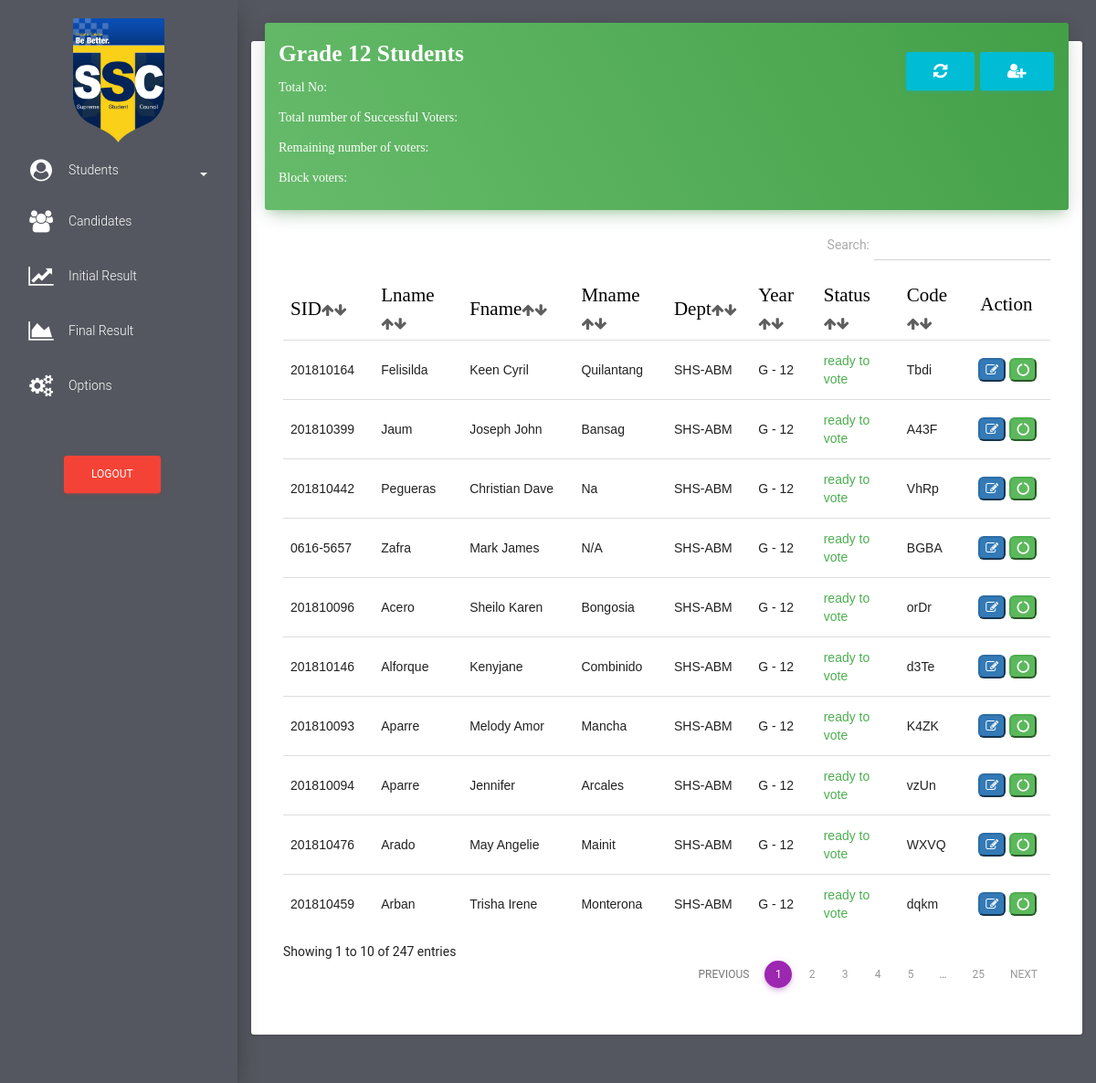
The app's page /grade12/students_grade12.php (signed in) with its own data.
### tables this page shows
CREATE TABLE `students` (
  `id` int(255) NOT NULL,
  `stud_id` varchar(11) NOT NULL,
  `stud_lastname` varchar(255) NOT NULL,
  `stud_firstname` varchar(255) NOT NULL,
  `stud_middlename` varchar(500) NOT NULL,
  `stud_department` varchar(255) NOT NULL,
  `stud_year` varchar(255) NOT NULL,
  `code_to_vote` varchar(255) NOT NULL,
  `stud_status` varchar(100) NOT NULL,
  `voting_status` varchar(255) NOT NULL,
  `stud_block_status` varchar(255) NOT NULL
);

### grade12/students_grade12.php (the view, shortened to what this page needs)
<!DOCTYPE html>
<html lang="en">
<head>
    <link href="../assets/css/bootstrap.min.css" rel="stylesheet" />
    <link href="../assets/css/material-dashboard.css?v=1.2.0" rel="stylesheet" />
    <link href="../font-awesome/css/font-awesome.css" rel="stylesheet">
    <link href="../assets/css/datatables.min.css" rel="stylesheet">
</head>
<body>
    <div class="wrapper" style="background-color: #54575F">
        <div class="sidebar">
           <div class="sidebar-wrapper">
                 <ul class="nav">
                    <center>
                       <img src="../img/favicon.png" width="100px" height="100%" class="" alt="Ce-C Palaro 2019">
                    </center>
                    <li>
                        <a href="#pagepeople" data-toggle="collapse" aria-expanded="false" class="dropdown-toggle"><i class="fa fa-user-circle" style="color: white;margin-top: -5px"></i> <span style="color:white">Students</span><b class="caret" style="margin-left: 5%;color:white"></b></a>
                    </li>
                    <li>
                        <a href="../candidates.php">
                            <i class="fa fa-users" style="color: white"></i>
                            <p style="color: white">Candidates</p>
                        </a>
                    </li>
                    <li>
                        <a href="../initial_result.php">
                            <i class="fa fa-line-chart" style="color: white"></i>
                            <p style="color: white">Initial Result</p>
                        </a>
                    </li>
                    <li>
                        <a href="../final_result.php">
                            <i class="fa fa-area-chart" style="color: white"></i>
                            <p style="color: white">Final Result</p>
                        </a>
                    </li>
                    <li>
                        <a href="../my_account.php">
                            <i class="fa fa-cogs" style="color: white"></i>
                            <p style="color: white">Options</p>
                        </a>
                    </li>
                     <li>
                        <br>
                        <br>
                        <form method="post">
                                    <button class = "btn btn-danger" type='button' data-toggle="modal" data-target="#exampleModal20000" style="margin-left: 70px">Logout</button>
                        </form>
                    </li>
                </ul>
            </div>
        </div>
        <div class="main-panel">
            <nav class="navbar navbar-transparent navbar-absolute">
            </nav>
            <div class="content">
                <div class="container-fluid">
                    <div class="row">
                        <div class="col" style="margin-top: -80px">
                            <div class="card">
                                <div class="card-header" data-background-color="green">
                                    <form method="POST">
                                        <h3 class="title" style="font-family: Fjalla One"><b>Grade 12 Students</b><button class = "btn btn-info text-info" type='button' data-toggle="modal" data-target="#add_student_grade11" style="float: right;margin-left: 5px;margin-top: 17px;" ><i class="fa fa-user-plus fa-10x"></i></button><a href="students_grade12.php" class = "btn btn-info text-info" type='button' style="float: right;margin-top: 17px;" ><i class="fa fa-refresh fa-10x"></i></a></h3>
                                    </form>
                                    <div class="col">
                                        <p style="color: white;font-family: consolas">Total No: <b><a href="list_of_total_voters_grade12.php"><text id="totalgrade12" style="color:yellow;font-size: 20px">
                                              </text></a></b></p>
                                    </div>
                                    <div class="col">
                                        <p style="color: white;font-family: consolas">Total number of Successful Voters: <b><a href="list_of_finish_voters_grade12.php"><text id="successfulVotersgrade12" style="color:yellow;font-size: 20px">
                                              </text></a></b></p>
                                    </div>
                                    <div class="col">
                                        <p style="color: white;font-family: consolas">Remaining number of voters: <b><a href="list_of_remaining_voters_grade12.php"><text id="remainingVotersgrade12" style="color:yellow;font-size: 20px">
                                              </text></a></b></p>
                                    </div>
                                    <div class="col">
                                        <p style="color: white;font-family: consolas">Block voters: <b><a href="list_of_block_voters_grade12.php"><text id="blockvotersgrade12" style="color:yellow;font-size: 20px">
                                              </text></a></b></p>
                                    </div>
                                </div>
                                <div class="card-content table-responsive">
                                    <table class="table table-condensed table-sm" id="dtTable">
                                        <thead style="font-weight: bold;color: black;font-size: 150%;font-family: Fjalla One">
                                            <th>SID<i class="fa fa-arrow-up" style="font-size: 15px;color: #5E5E5E"><i class="fa fa-arrow-down"></i></i></th>
                                            <th>Lname<i class="fa fa-arrow-up" style="font-size: 15px;color: #5E5E5E"><i class="fa fa-arrow-down"></i></i></th>
                                            <th>Fname<i class="fa fa-arrow-up" style="font-size: 15px;color: #5E5E5E"><i class="fa fa-arrow-down"></i></i></th>
                                            <th>Mname<i class="fa fa-arrow-up" style="font-size: 15px;color: #5E5E5E"><i class="fa fa-arrow-down"></i></i></th>
                                            <th>Dept<i class="fa fa-arrow-up" style="font-size: 15px;color: #5E5E5E"><i class="fa fa-arrow-down"></i></i></th>
                                            <th>Year<i class="fa fa-arrow-up" style="font-size: 15px;color: #5E5E5E"><i class="fa fa-arrow-down"></i></i></th>
                                            <th>Status <i class="fa fa-arrow-up" style="font-size: 15px;color: #5E5E5E"><i class="fa fa-arrow-down"></i></i></th>
                                            <th>Code<i class="fa fa-arrow-up" style="font-size: 15px;color: #5E5E5E"><i class="fa fa-arrow-down"></i></i></th>
                                            <th><p style="margin-left: 2px">Action</p></th>
                                        </thead>
                                        <tbody style="font-family: arial">
                <?php
                        $link = mysqli_connect("localhost","root","19976112","election");
                        $sql = mysqli_query($link,"SELECT * FROM students where stud_year = 'G - 12' ORDER BY stud_lastname ASC");
                        for($a = 0 ; $a < $num_rows = mysqli_fetch_array($sql) ; $a++ )
                        {
                            $stud_idd = $num_rows['stud_id'];
                            $stud_fname = $num_rows['stud_firstname'];
                            $stud_lname = $num_rows['stud_lastname'];
                            $middle_initial = $num_rows['stud_middlename'];
                            $dept = $num_rows['stud_department'];
                            $stud_year = $num_rows['stud_year'];
                            $code_no = $num_rows['code_to_vote'];
                            $v_status = $num_rows['voting_status'];
                            $block_status = $num_rows['stud_block_status'];
                            ?>
                            <tr>
                                <td><?=$stud_idd;?></td>
                                <td ><?=$stud_lname;?></td>
                                <td><?=$stud_fname;?></td>
                                <td><?=$middle_initial;?></td>
                                <td><?=$dept;?></td>
                                <td><?=$stud_year;?></td>
                                <td>
                                    <?php
                                        if($v_status == 'ready to vote')
                                         {
                                    ?>
                                        <span class="text-success"><?=$v_status;?></span>
                                    <?php }
                                        ?>
                                </td>
                                <td><?=$code_no;?></td>
                                <td>
                                    <?php
                                          if ($v_status == 'finished voting')
                                          {
                                    ?>
                                        <button type='button' class='btn-danger editbtn' data-toggle='modal' data-target='' style='cursor:pointer;color:black;border-radius:6px;color:;' class='btn-primary'><i class='fa fa-pencil-square-o' style='color:white'></i>
                                    </button>
                                    <?php } else if (($v_status == 'ready to vote') && ($block_status == 'unblock'))
                                            {
                                    ?>
                                        <button type='button' class='btn-primary editbtn' data-toggle='modal' data-target='#update_student_grade11' style='cursor:pointer;color:black;border-radius:6px;color:;' class='btn-primary'><i class='fa fa-pencil-square-o' style='color:white'></i>
                                    </button>
                                    <?php }  else if (($v_status == 'unable to vote') && ($block_status == 'block'))
                                            {
                                    ?>
                                        <button type='button' class='btn-danger editbtn' data-toggle='modal' data-target='' style='cursor:pointer;color:black;border-radius:6px;color:;' class='btn-primary'><i class='fa fa-pencil-square-o' style='color:white'></i>
                                    </button>
                                    <?php } ?>
                                    <?php
                                        if($block_status == 'block')
                                            {
                                    ?>
                                            <button type='button' class='btn-danger unblockbtn' data-toggle='modal' data-target='#unblockStudent' style='cursor:pointer;color:black;border-radius:6px;'><i class='fa fa-ban' style='color:white;'></i></button>
                                    <?php
                                            }
                                            else if($block_status=='unblock')
                                            {
                                    ?>
                                            <button type='button' class='btn-success blockbtn' data-toggle='modal' data-target='#blockStudent' style='cursor:pointer;color:black;border-radius:6px;'><i class='fa fa-circle-o-notch' style="color: white"></i></button>
                                    <?php
                                            }
                                            else if ($block_status == 'none')
                                            {
                                    ?>
                                             <button type='button' class='btn-success disabled' data-toggle='modal' style='cursor:pointer;color:black;border-radius:6px;'><i class='fa fa-check' style="color: white"></i ></button>
                                      <?php } ?>
                                </td>
                            </tr>
                      <?php  } ?>
                                        </tbody>
                                    </table>
                                </div>
                            </div>
                        </div>
                    </div>
                </div>
            </div>
        </div>
    </div>
</body>
</html>

### records on screen
students: stud "201810096", stud_lastname "Acero", stud_firstname "Sheilo Karen", stud_middlename "Bongosia", stud_department "SHS-ABM", stud_year "G - 12", voting_status "ready to vote", code_to_vote "orDr", stud_block_status "unblock" (drawn)
students: stud "201810146", stud_lastname "Alforque", stud_firstname "Kenyjane", stud_middlename "Combinido", stud_department "SHS-ABM", stud_year "G - 12", voting_status "ready to vote", code_to_vote "d3Te", stud_block_status "unblock" (drawn)
students: stud "201810093", stud_lastname "Aparre", stud_firstname "Melody Amor", stud_middlename "Mancha", stud_department "SHS-ABM", stud_year "G - 12", voting_status "ready to vote", code_to_vote "K4ZK", stud_block_status "unblock" (drawn)
students: stud "201810094", stud_lastname "Aparre", stud_firstname "Jennifer", stud_middlename "Arcales", stud_department "SHS-ABM", stud_year "G - 12", voting_status "ready to vote", code_to_vote "vzUn", stud_block_status "unblock" (drawn)
students: stud "201810476", stud_lastname "Arado", stud_firstname "May Angelie", stud_middlename "Mainit", stud_department "SHS-ABM", stud_year "G - 12", voting_status "ready to vote", code_to_vote "WXVQ", stud_block_status "unblock" (drawn)
students: stud "201810459", stud_lastname "Arban", stud_firstname "Trisha Irene", stud_middlename "Monterona", stud_department "SHS-ABM", stud_year "G - 12", voting_status "ready to vote", code_to_vote "dqkm", stud_block_status "unblock" (drawn)
students: stud "201810164", stud_lastname "Felisilda", stud_firstname "Keen Cyril", stud_middlename "Quilantang", stud_department "SHS-ABM", stud_year "G - 12", voting_status "ready to vote", code_to_vote "Tbdi", stud_block_status "unblock" (drawn)
students: stud "201810399", stud_lastname "Jaum", stud_firstname "Joseph John", stud_middlename "Bansag", stud_department "SHS-ABM", stud_year "G - 12", voting_status "ready to vote", code_to_vote "A43F", stud_block_status "unblock" (drawn)
students: stud "201810442", stud_lastname "Pegueras", stud_firstname "Christian Dave", stud_middlename "Na", stud_department "SHS-ABM", stud_year "G - 12", voting_status "ready to vote", code_to_vote "VhRp", stud_block_status "unblock" (drawn)
students: stud "0616-5657", stud_lastname "Zafra", stud_firstname "Mark James", stud_middlename "N/A", stud_department "SHS-ABM", stud_year "G - 12", voting_status "ready to vote", code_to_vote "BGBA", stud_block_status "unblock" (drawn)
